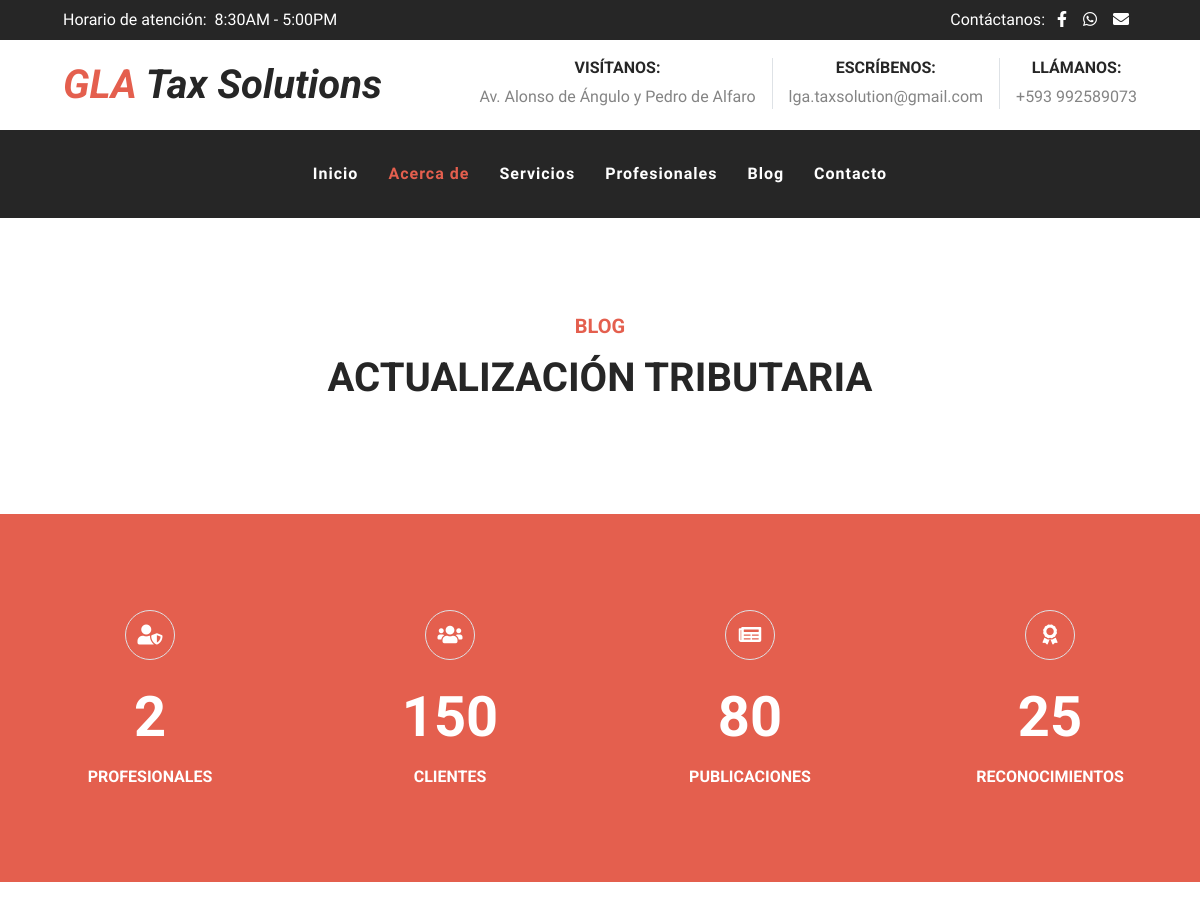
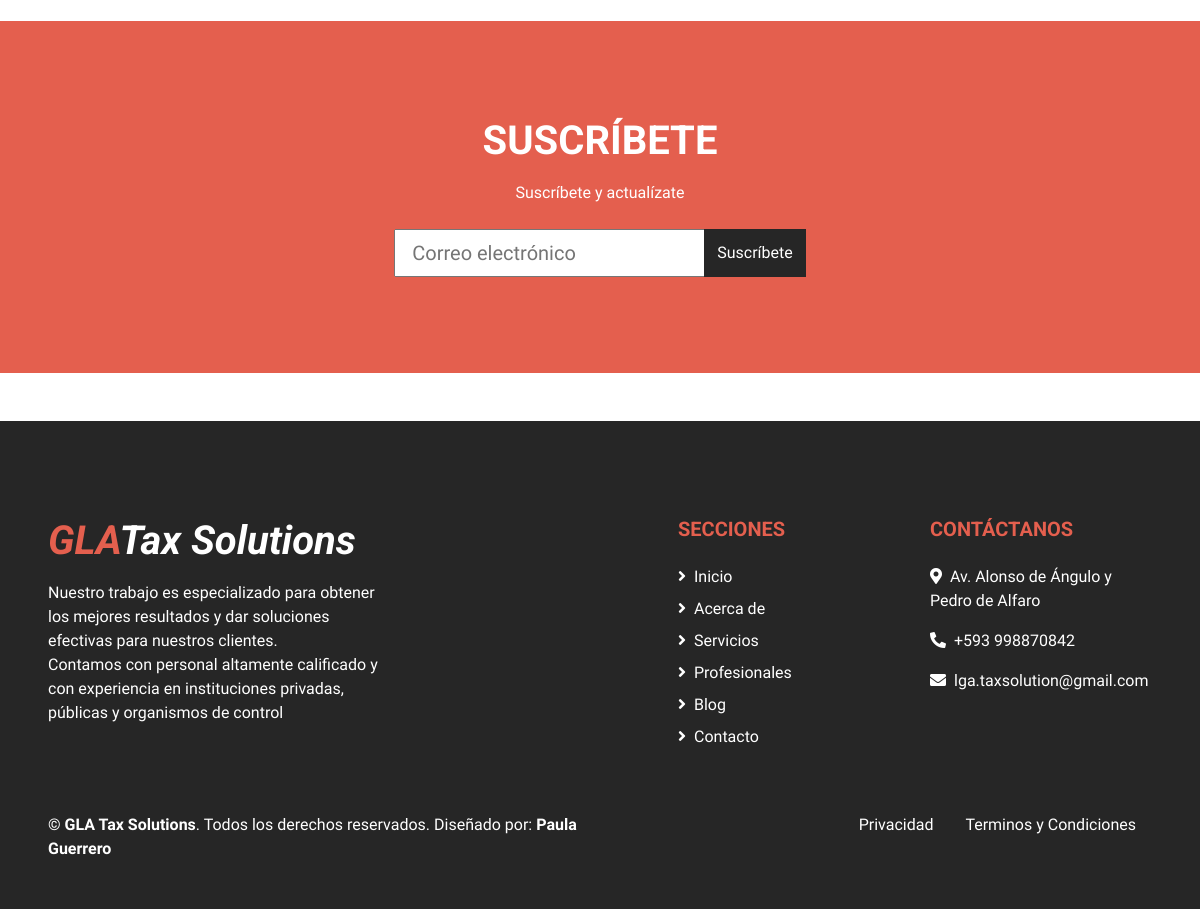
Page /blog/blog/ on the earlier database version (2 pictures, top to bottom).
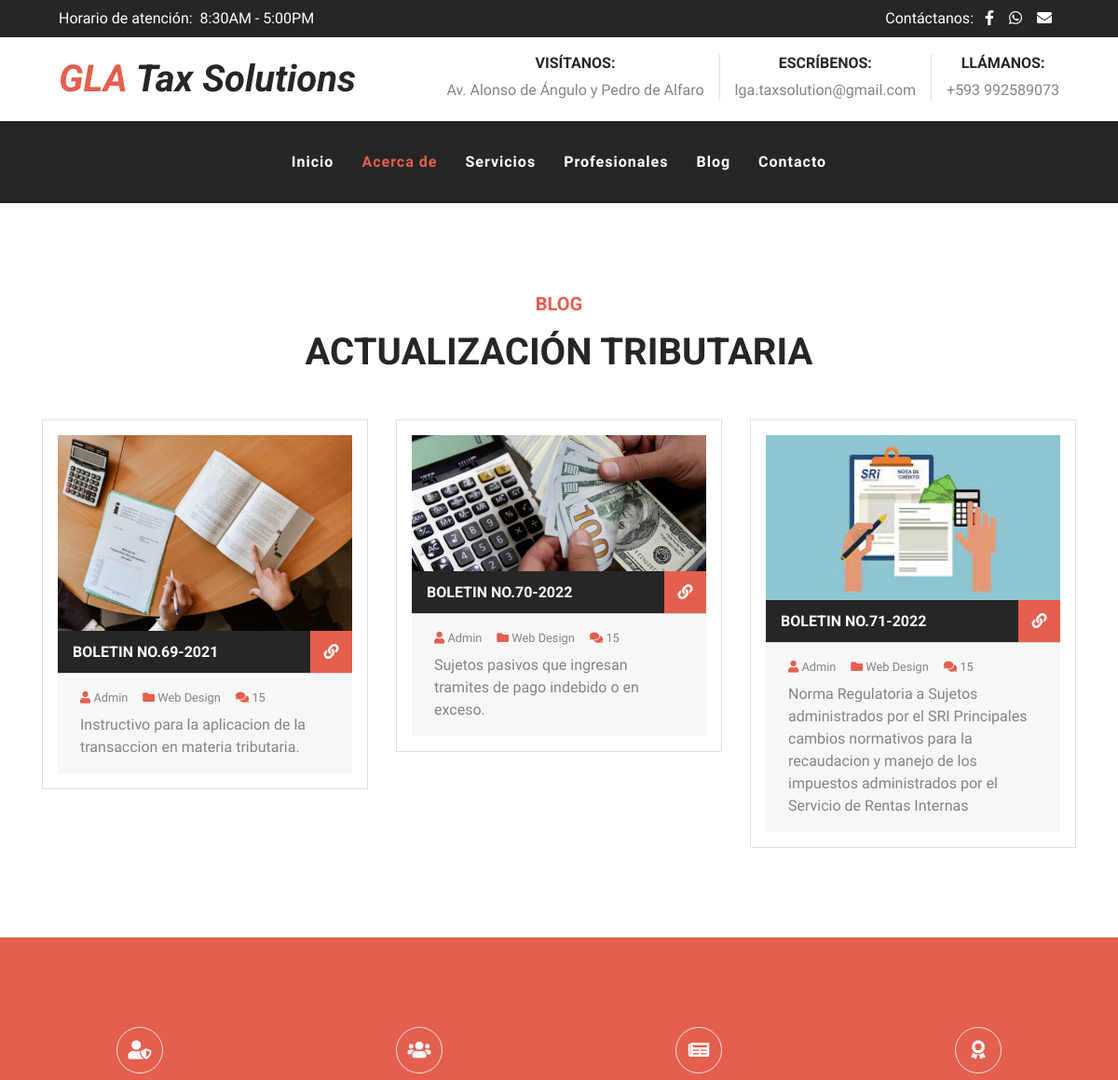
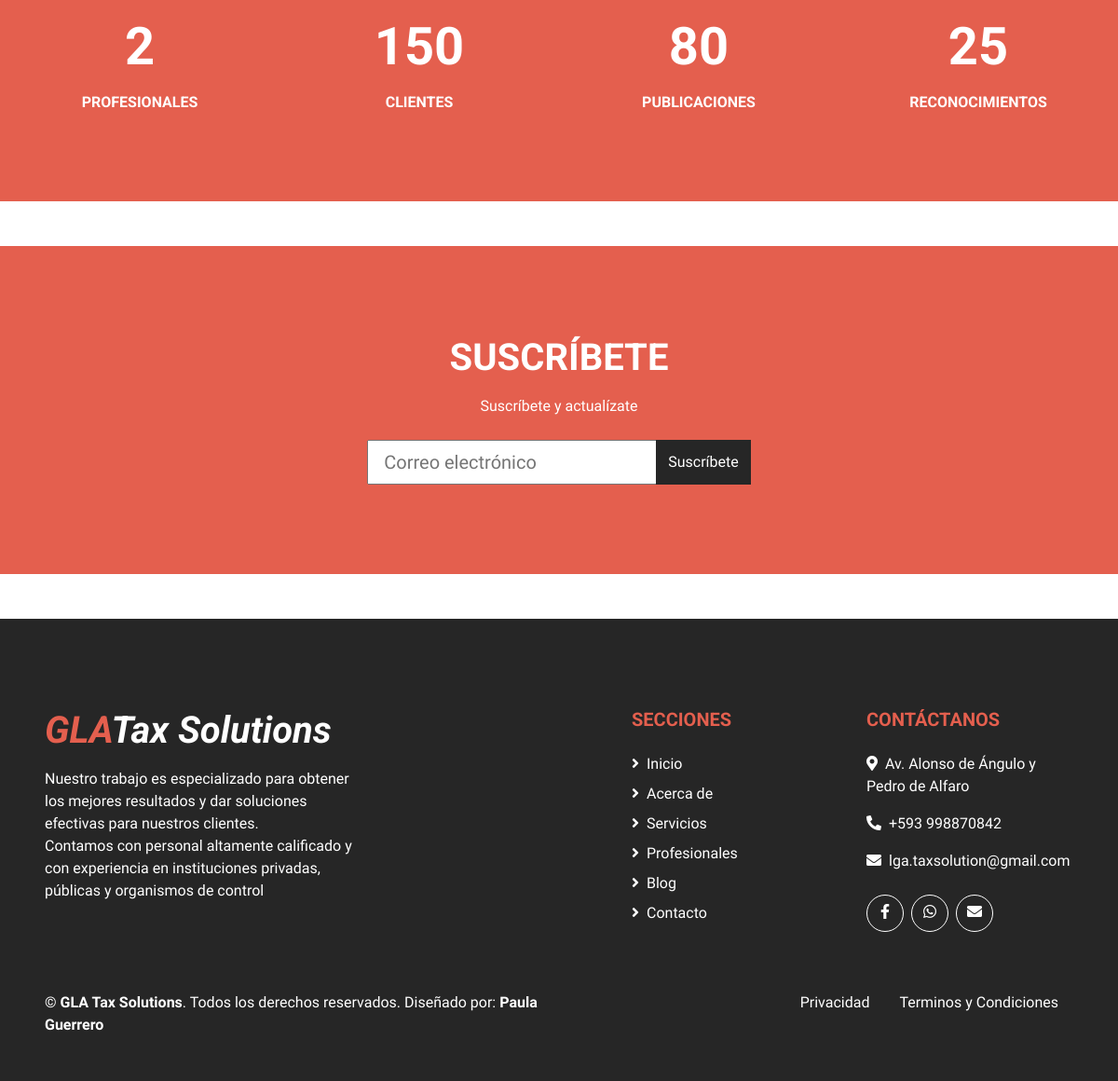
Same page on the later database version (2 pictures, top to bottom).
### blog/models.py (models this page shows, shortened)
class Blog(models.Model):
    image=models.ImageField(verbose_name="Imagen",upload_to="blog")
    title=models.CharField(max_length=200,verbose_name="Titulo")
    content=models.TextField(verbose_name="Contenido")
    created=models.DateTimeField(auto_now_add=True, verbose_name="Fecha de creacion")
    updated=models.DateTimeField(auto_now=True, verbose_name="Fecha de actualizacion")
    class Meta:
        verbose_name="entrada"
        verbose_name_plural="entradas"
        ordering=['-created']

### blog/views.py (the view)
# urls.py: path('blog/', views.blog, name="blog"),
def blog(request):
    blogs= Blog.objects.all()
    return render (request, "blog/blog.html",{'blogs':blogs})

### social/processor.py (called while the page is built)
def ctx_dict(request):
    ctx={}
    socialList=Social.objects.all()
    for social in socialList:
        ctx[social.key]=social.url
    return ctx

### blog/templates/blog/blog.html (shortened to what this page needs)
{% extends 'core/base.html' %}
{%load static%}
{%block content%}
    <div class="container pt-5">
        <div class="d-flex flex-column text-center mb-5">
            <h5 class="text-primary mb-3">Blog</h5>
            <h1 class="m-0">Actualización Tributaria</h1>
        </div>
        <div class="row pb-3">
        {% for blog in blogs %}
            <div class="col-lg-4 mb-4">
                <div class="card mb-2 p-3">
                    <img class="card-img-top" src={{blog.image.url}} alt="">
                    <div class="card-body bg-secondary d-flex align-items-center p-0">
                        <h6 class="card-title text-white text-truncate m-0 ml-3">{{blog.title}}</h6>
                        <a href="" class="fa fa-link d-flex flex-shrink-0 align-items-center justify-content-center bg-primary text-white text-decoration-none m-0 ml-auto" style="width: 45px; height: 45px;"></a>
                    </div>
                    <div class="card-footer py-3 px-4">
                        <div class="d-flex mb-2">
                            <small class="mr-3"><i class="fa fa-user text-primary"></i> Admin</small>
                            <small class="mr-3"><i class="fa fa-folder text-primary"></i> Web Design</small>
                            <small class="mr-3"><i class="fa fa-comments text-primary"></i> 15</small>
                        </div>
                        <p class="m-0">{{blog.content}}</p>
                    </div>
                </div>
            </div>
        {% endfor %}
        </div>
    </div>
{%endblock%}

Differences in the rows shown:
added Blog: image (picture), title "BOLETIN NO.69-2021", content "Instructivo para la aplicacion de la transaccion en materia tributaria."
added Blog: image (picture), title "BOLETIN NO.70-2022", content "Sujetos pasivos que ingresan tramites de pago indebido o en exceso."
added Blog: image (picture), title "BOLETIN NO.71-2022", content "Norma Regulatoria a Sujetos administrados por el SRI Principales cambios normativos para la recaudacion y manejo de los impuestos administrados por el Servicio de Rentas Internas"
